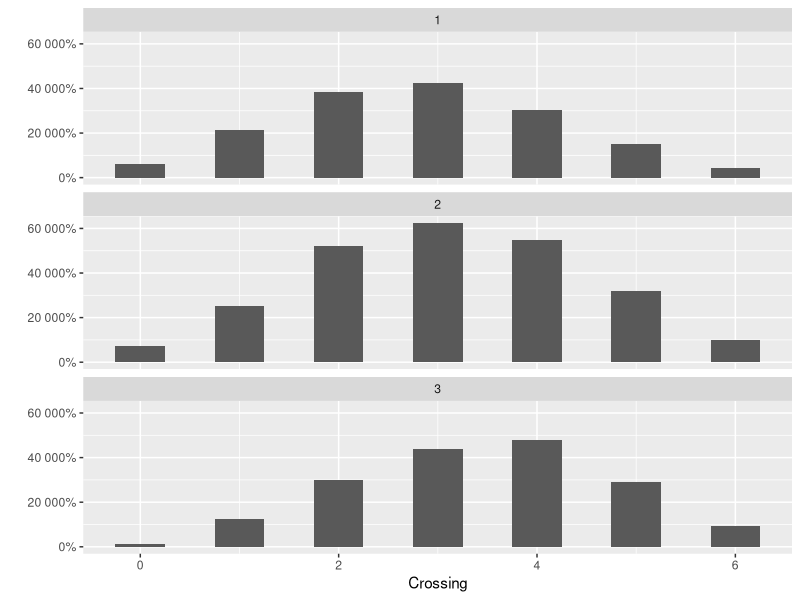
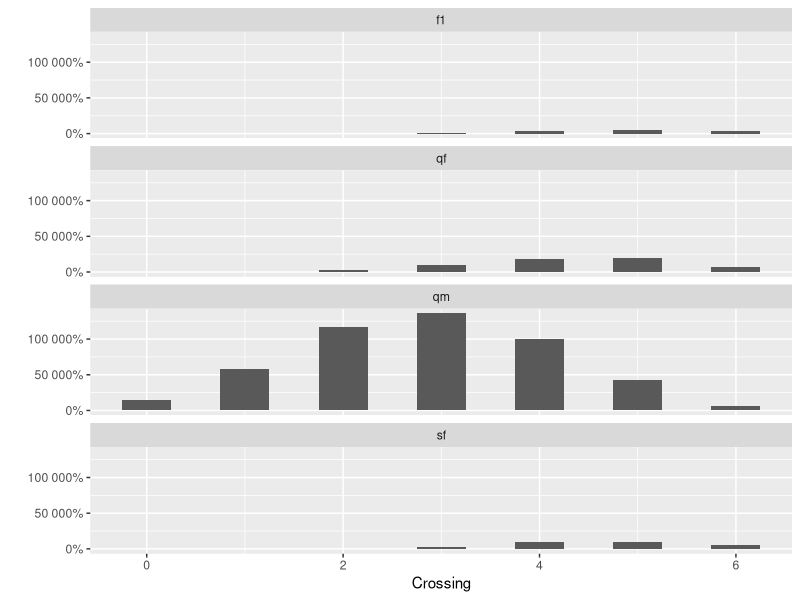
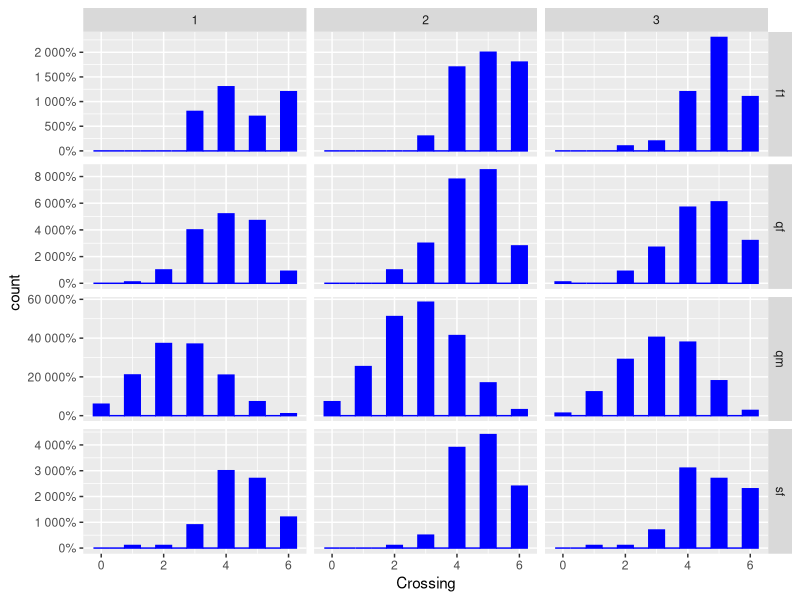
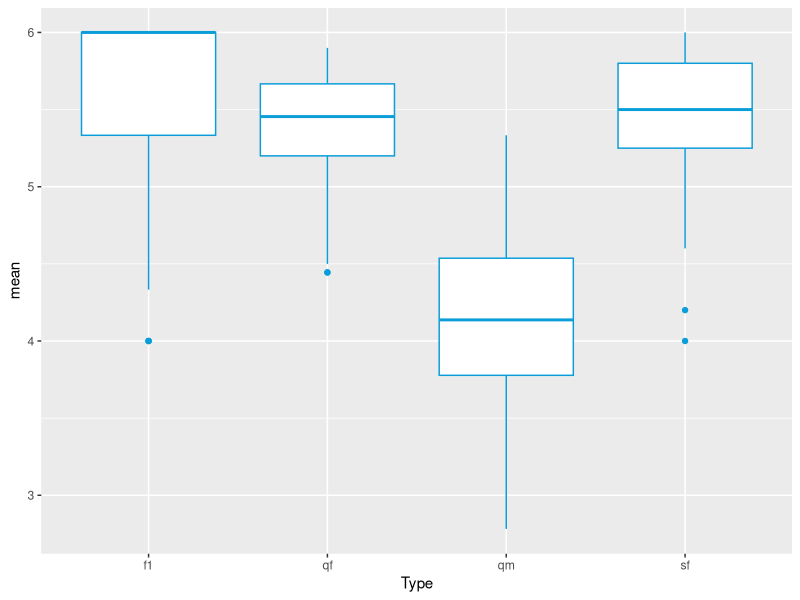

Write the R code that produced these figures, in order.
## ---- chunk 1
setwd("C:/Users/stat/Documents/GitHub/2016Scouting-DefenseSetup-and-Crunching/General Analysis")

library(ggplot2)
require(scales)
library(plyr)

auton <- read.csv('data through week 3-auto.csv', header = T, 
                     row.names = NULL, check.names = F)

tele <- read.csv('data through week 3-tele.csv', header = T, 
                     row.names = NULL, check.names = F)

defense <- read.csv('data through week 3-def.csv', header = T, 
                     row.names = NULL, check.names = F)
## ---- chunk 2
names(auton)
summary(auton)

by(auton$Crossing, auton$Week, summary)

by(auton$Crossing + auton$Reach, auton$Week, summary)

qplot(x=Crossing, data=auton, binwidth=.5) +
  facet_wrap(~Week, ncol=1) +
  scale_y_continuous(label=percent)

qplot(x=Crossing, data=auton, binwidth=.5) +
  facet_wrap(~Type, ncol=1) +
  scale_y_continuous(label=percent)

ggplot(auton, aes(Crossing)) +
  geom_histogram(binwidth=.5, color='Blue', fill='Blue') +
  facet_grid(Type ~ Week, scales="free_y") +
  scale_y_continuous(label=percent)

automove <-ddply(auton, c("Week", "Event", "Type"), summarize,
                 N = length(Crossing + Reach),
                 min = min(Crossing + Reach),
                 mean = mean(Crossing + Reach),
                 median = median(Crossing + Reach),
                 max = max(Crossing + Reach),
                 sd = sd(Crossing + Reach))

summary(automove)

ggplot(automove, aes(Type, mean)) +
  geom_boxplot(color="#099DD9")
